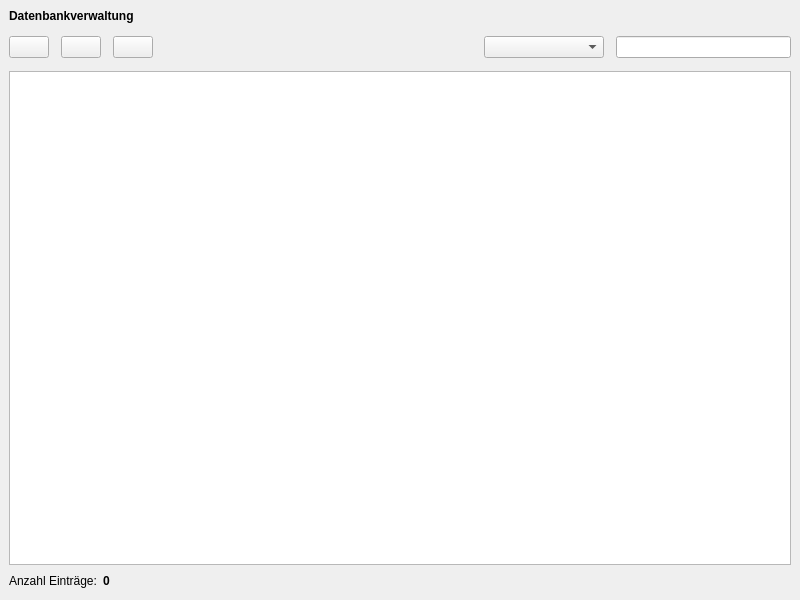
<?xml version="1.0" encoding="UTF-8"?>
<ui version="4.0">
 <class>Db_Control_Dialog_Ui</class>
 <widget class="QMainWindow" name="Db_Control_Dialog_Ui">
  <property name="geometry">
   <rect>
    <x>0</x>
    <y>0</y>
    <width>800</width>
    <height>600</height>
   </rect>
  </property>
  <property name="windowTitle">
   <string>TurnFix - Datenbankverwaltung</string>
  </property>
  <property name="windowIcon">
   <iconset resource="../../../../resources/TurnFix.qrc">
    <normaloff>:/appicons/icon.png</normaloff>:/appicons/icon.png</iconset>
  </property>
  <widget class="QWidget" name="centralwidget">
   <layout class="QGridLayout" name="gridLayout_2">
    <property name="margin">
     <number>0</number>
    </property>
    <property name="spacing">
     <number>0</number>
    </property>
    <item row="1" column="1">
     <widget class="QWidget" name="toolBar" native="true">
      <layout class="QHBoxLayout" name="horizontalLayout">
       <property name="spacing">
        <number>12</number>
       </property>
       <property name="topMargin">
        <number>4</number>
       </property>
       <property name="bottomMargin">
        <number>4</number>
       </property>
       <item>
        <widget class="QPushButton" name="but_add">
         <property name="sizePolicy">
          <sizepolicy hsizetype="Fixed" vsizetype="Fixed">
           <horstretch>0</horstretch>
           <verstretch>0</verstretch>
          </sizepolicy>
         </property>
         <property name="text">
          <string/>
         </property>
         <property name="icon">
          <iconset resource="../../../../resources/TurnFix.qrc">
           <normaloff>:/appicons/plus.png</normaloff>:/appicons/plus.png</iconset>
         </property>
         <property name="iconSize">
          <size>
           <width>24</width>
           <height>24</height>
          </size>
         </property>
        </widget>
       </item>
       <item>
        <widget class="QPushButton" name="but_edit">
         <property name="sizePolicy">
          <sizepolicy hsizetype="Fixed" vsizetype="Fixed">
           <horstretch>0</horstretch>
           <verstretch>0</verstretch>
          </sizepolicy>
         </property>
         <property name="text">
          <string/>
         </property>
         <property name="icon">
          <iconset resource="../../../../resources/TurnFix.qrc">
           <normaloff>:/appicons/edit.png</normaloff>:/appicons/edit.png</iconset>
         </property>
         <property name="iconSize">
          <size>
           <width>24</width>
           <height>24</height>
          </size>
         </property>
        </widget>
       </item>
       <item>
        <widget class="QPushButton" name="but_del">
         <property name="text">
          <string/>
         </property>
         <property name="icon">
          <iconset resource="../../../../resources/TurnFix.qrc">
           <normaloff>:/appicons/minus.png</normaloff>:/appicons/minus.png</iconset>
         </property>
         <property name="iconSize">
          <size>
           <width>24</width>
           <height>24</height>
          </size>
         </property>
        </widget>
       </item>
       <item>
        <spacer name="horizontalSpacer_2">
         <property name="orientation">
          <enum>Qt::Horizontal</enum>
         </property>
         <property name="sizeHint" stdset="0">
          <size>
           <width>40</width>
           <height>20</height>
          </size>
         </property>
        </spacer>
       </item>
       <item>
        <widget class="QComboBox" name="cmb_filter">
         <property name="sizePolicy">
          <sizepolicy hsizetype="Fixed" vsizetype="Fixed">
           <horstretch>0</horstretch>
           <verstretch>0</verstretch>
          </sizepolicy>
         </property>
         <property name="minimumSize">
          <size>
           <width>120</width>
           <height>0</height>
          </size>
         </property>
         <property name="maximumSize">
          <size>
           <width>120</width>
           <height>16777215</height>
          </size>
         </property>
        </widget>
       </item>
       <item>
        <widget class="QLineEdit" name="txt_filter">
         <property name="sizePolicy">
          <sizepolicy hsizetype="Fixed" vsizetype="Fixed">
           <horstretch>0</horstretch>
           <verstretch>0</verstretch>
          </sizepolicy>
         </property>
         <property name="minimumSize">
          <size>
           <width>175</width>
           <height>0</height>
          </size>
         </property>
         <property name="maximumSize">
          <size>
           <width>175</width>
           <height>16777215</height>
          </size>
         </property>
        </widget>
       </item>
      </layout>
     </widget>
    </item>
    <item row="2" column="1">
     <widget class="QWidget" name="widget_2" native="true">
      <layout class="QGridLayout" name="gridLayout_3">
       <item row="0" column="0" colspan="3">
        <widget class="QTableView" name="db_table">
         <property name="selectionMode">
          <enum>QAbstractItemView::SingleSelection</enum>
         </property>
         <property name="selectionBehavior">
          <enum>QAbstractItemView::SelectRows</enum>
         </property>
         <property name="sortingEnabled">
          <bool>true</bool>
         </property>
         <attribute name="horizontalHeaderHighlightSections">
          <bool>false</bool>
         </attribute>
         <attribute name="verticalHeaderVisible">
          <bool>false</bool>
         </attribute>
         <attribute name="verticalHeaderDefaultSectionSize">
          <number>20</number>
         </attribute>
         <attribute name="verticalHeaderVisible">
          <bool>false</bool>
         </attribute>
         <attribute name="verticalHeaderDefaultSectionSize">
          <number>20</number>
         </attribute>
         <attribute name="horizontalHeaderHighlightSections">
          <bool>false</bool>
         </attribute>
        </widget>
       </item>
       <item row="1" column="0">
        <widget class="QLabel" name="label_2">
         <property name="sizePolicy">
          <sizepolicy hsizetype="Fixed" vsizetype="Preferred">
           <horstretch>0</horstretch>
           <verstretch>0</verstretch>
          </sizepolicy>
         </property>
         <property name="text">
          <string>Anzahl Einträge:</string>
         </property>
        </widget>
       </item>
       <item row="1" column="1">
        <widget class="QLabel" name="lbl_rowcount">
         <property name="font">
          <font>
           <weight>75</weight>
           <bold>true</bold>
          </font>
         </property>
         <property name="text">
          <string>0</string>
         </property>
        </widget>
       </item>
       <item row="1" column="2">
        <spacer name="horizontalSpacer">
         <property name="orientation">
          <enum>Qt::Horizontal</enum>
         </property>
         <property name="sizeHint" stdset="0">
          <size>
           <width>40</width>
           <height>20</height>
          </size>
         </property>
        </spacer>
       </item>
      </layout>
     </widget>
    </item>
    <item row="1" column="0" rowspan="2">
     <widget class="QWidget" name="sidebar" native="true">
      <layout class="QHBoxLayout" name="horizontalLayout_2">
       <property name="margin">
        <number>0</number>
       </property>
      </layout>
     </widget>
    </item>
    <item row="0" column="0" colspan="2">
     <widget class="QWidget" name="headerWidget" native="true">
      <layout class="QHBoxLayout" name="horizontalLayout_3">
       <item>
        <widget class="QLabel" name="label">
         <property name="font">
          <font>
           <weight>75</weight>
           <bold>true</bold>
          </font>
         </property>
         <property name="text">
          <string>Datenbankverwaltung</string>
         </property>
        </widget>
       </item>
      </layout>
     </widget>
    </item>
   </layout>
  </widget>
  <action name="act_vereine">
   <property name="checkable">
    <bool>true</bool>
   </property>
   <property name="text">
    <string>Vereine</string>
   </property>
   <property name="toolTip">
    <string>F1</string>
   </property>
   <property name="shortcut">
    <string>F1</string>
   </property>
  </action>
  <action name="act_sportler">
   <property name="checkable">
    <bool>true</bool>
   </property>
   <property name="text">
    <string>Sportler</string>
   </property>
   <property name="toolTip">
    <string>F2</string>
   </property>
   <property name="shortcut">
    <string>F2</string>
   </property>
  </action>
  <action name="act_disziplinen">
   <property name="checkable">
    <bool>true</bool>
   </property>
   <property name="text">
    <string>Disziplinen</string>
   </property>
   <property name="toolTip">
    <string>F3</string>
   </property>
   <property name="shortcut">
    <string>F3</string>
   </property>
  </action>
  <action name="act_sport">
   <property name="checkable">
    <bool>true</bool>
   </property>
   <property name="text">
    <string>Sportarten</string>
   </property>
   <property name="toolTip">
    <string>F4</string>
   </property>
   <property name="shortcut">
    <string>F4</string>
   </property>
  </action>
  <action name="act_bereiche">
   <property name="checkable">
    <bool>true</bool>
   </property>
   <property name="text">
    <string>Bereiche</string>
   </property>
   <property name="toolTip">
    <string>F5</string>
   </property>
   <property name="shortcut">
    <string>F5</string>
   </property>
  </action>
  <action name="act_personen">
   <property name="checkable">
    <bool>true</bool>
   </property>
   <property name="text">
    <string>Personen</string>
   </property>
   <property name="toolTip">
    <string>F6</string>
   </property>
   <property name="shortcut">
    <string>F6</string>
   </property>
  </action>
  <action name="act_status">
   <property name="checkable">
    <bool>true</bool>
   </property>
   <property name="text">
    <string>Status</string>
   </property>
   <property name="toolTip">
    <string>F7</string>
   </property>
   <property name="shortcut">
    <string>F7</string>
   </property>
  </action>
  <action name="act_konten">
   <property name="checkable">
    <bool>true</bool>
   </property>
   <property name="text">
    <string>Konten</string>
   </property>
   <property name="toolTip">
    <string>F8</string>
   </property>
   <property name="shortcut">
    <string>F8</string>
   </property>
  </action>
  <action name="act_orte">
   <property name="checkable">
    <bool>true</bool>
   </property>
   <property name="text">
    <string>Wettkampforte</string>
   </property>
   <property name="toolTip">
    <string>F9</string>
   </property>
   <property name="shortcut">
    <string>F9</string>
   </property>
  </action>
  <action name="act_gaue">
   <property name="checkable">
    <bool>true</bool>
   </property>
   <property name="text">
    <string>Turnkreise/-gaue</string>
   </property>
  </action>
  <action name="act_verbaende">
   <property name="checkable">
    <bool>true</bool>
   </property>
   <property name="text">
    <string>Landesverbände</string>
   </property>
  </action>
  <action name="act_countries">
   <property name="checkable">
    <bool>true</bool>
   </property>
   <property name="text">
    <string>Länder</string>
   </property>
  </action>
  <action name="act_penalty">
   <property name="checkable">
    <bool>true</bool>
   </property>
   <property name="text">
    <string>Strafen</string>
   </property>
   <property name="shortcut">
    <string>F10</string>
   </property>
  </action>
  <action name="act_disgruppe">
   <property name="checkable">
    <bool>true</bool>
   </property>
   <property name="text">
    <string>Disziplingruppen</string>
   </property>
  </action>
  <action name="act_formel">
   <property name="checkable">
    <bool>true</bool>
   </property>
   <property name="text">
    <string>Formeln</string>
   </property>
  </action>
 </widget>
 <resources>
  <include location="../../../../resources/TurnFix.qrc"/>
 </resources>
 <connections/>
</ui>
